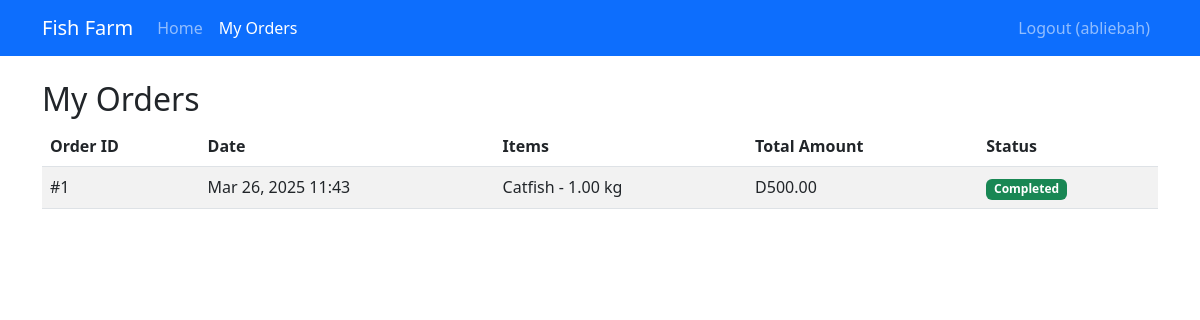
Page /orders.php (signed in) on the earlier database version.
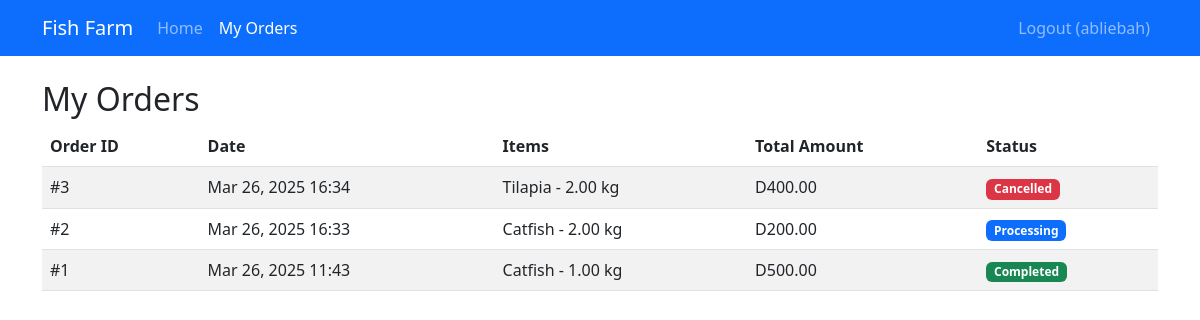
Same page on the later database version.
### tables this page shows
CREATE TABLE `orders` (
  `id` int(11) NOT NULL,
  `user_id` int(11) NOT NULL,
  `order_date` timestamp NOT NULL DEFAULT current_timestamp(),
  `status` enum('pending','processing','completed','cancelled') DEFAULT 'pending',
  `total_amount` decimal(10,2) NOT NULL
);

CREATE TABLE `order_items` (
  `id` int(11) NOT NULL,
  `order_id` int(11) NOT NULL,
  `fish_type_id` int(11) NOT NULL,
  `quantity_kg` decimal(10,2) NOT NULL,
  `unit_price` decimal(10,2) NOT NULL
);

CREATE TABLE `fish_types` (
  `id` int(11) NOT NULL,
  `name` varchar(50) NOT NULL,
  `description` text DEFAULT NULL,
  `price_per_kg` decimal(10,2) NOT NULL,
  `image_path` varchar(255) DEFAULT NULL
);

### functions.php (called while the page is built, shortened)
<?php
require_once 'config.php';
function getOrders($userId = null)
{
    global $pdo;
    if ($userId) {
        $stmt = $pdo->prepare("SELECT o.*, u.username FROM orders o JOIN users u ON o.user_id = u.id WHERE user_id = ? ORDER BY order_date DESC");
        $stmt->execute([$userId]);
    } else {
        $stmt = $pdo->query("SELECT o.*, u.username FROM orders o JOIN users u ON o.user_id = u.id ORDER BY order_date DESC");
    }
    return $stmt->fetchAll();
}
function getOrderItems($orderId)
{
    global $pdo;
    $stmt = $pdo->prepare("SELECT oi.*, f.name FROM order_items oi JOIN fish_types f ON oi.fish_type_id = f.id WHERE order_id = ?");
    $stmt->execute([$orderId]);
    return $stmt->fetchAll();
}

### orders.php (the view, shortened to what this page needs)
<?php
require_once 'auth.php';
require_once 'functions.php';
$orders = getOrders($_SESSION['user_id']);
?>
<!DOCTYPE html>
<html lang="en">
<head>
    <link href="https://cdn.jsdelivr.net/npm/bootstrap@5.3.0/dist/css/bootstrap.min.css" rel="stylesheet">
</head>
<body>
    <nav class="navbar navbar-expand-lg navbar-dark bg-primary">
        <div class="container">
            <a class="navbar-brand" href="#">Fish Farm</a>
            <div class="collapse navbar-collapse" id="navbarNav">
                <ul class="navbar-nav me-auto">
                    <li class="nav-item">
                        <a class="nav-link" href="index.php">Home</a>
                    </li>
                    <li class="nav-item">
                        <a class="nav-link active" href="orders.php">My Orders</a>
                    </li>
                </ul>
                <ul class="navbar-nav">
                    <li class="nav-item">
                        <a class="nav-link" href="logout.php">Logout (<?= htmlspecialchars($_SESSION['username']) ?>)</a>
                    </li>
                </ul>
            </div>
        </div>
    </nav>
    <div class="container mt-4">
        <h2>My Orders</h2>
        <?php if (empty($orders)): ?>
            <div class="alert alert-info">You have no orders yet.</div>
        <?php else: ?>
            <div class="table-responsive">
                <table class="table table-striped">
                    <thead>
                        <tr>
                            <th>Order ID</th>
                            <th>Date</th>
                            <th>Items</th>
                            <th>Total Amount</th>
                            <th>Status</th>
                        </tr>
                    </thead>
                    <tbody>
                        <?php foreach ($orders as $order): ?>
                            <tr>
                                <td>#<?= $order['id'] ?></td>
                                <td><?= date('M d, Y H:i', strtotime($order['order_date'])) ?></td>
                                <td>
                                    <?php
                                    $items = getOrderItems($order['id']);
                                    foreach ($items as $item) {
                                        echo htmlspecialchars($item['name']) . ' - ' . $item['quantity_kg'] . ' kg<br>';
                                    }
                                    ?>
                                </td>
                                <td>D<?= number_format($order['total_amount'], 2) ?></td>
                                <td>
                                    <span class="badge
                                <?= $order['status'] === 'completed' ? 'bg-success' : ($order['status'] === 'processing' ? 'bg-primary' : ($order['status'] === 'cancelled' ? 'bg-danger' : 'bg-secondary')) ?>">
                                        <?= ucfirst($order['status']) ?>
                                    </span>
                                </td>
                            </tr>
                        <?php endforeach; ?>
                    </tbody>
                </table>
            </div>
        <?php endif; ?>
    </div>
</body>
</html>

Differences in the rows shown:
added orders: id "3", order_date "Mar 26, 2025 16:34", total_amount "400.00", status "Cancelled"
added order_items: fish_type.name "Tilapia", quantity_kg "2.00", shown under "3"
added orders: id "2", order_date "Mar 26, 2025 16:33", total_amount "200.00", status "Processing"
added order_items: fish_type.name "Catfish", quantity_kg "2.00", shown under "2"
